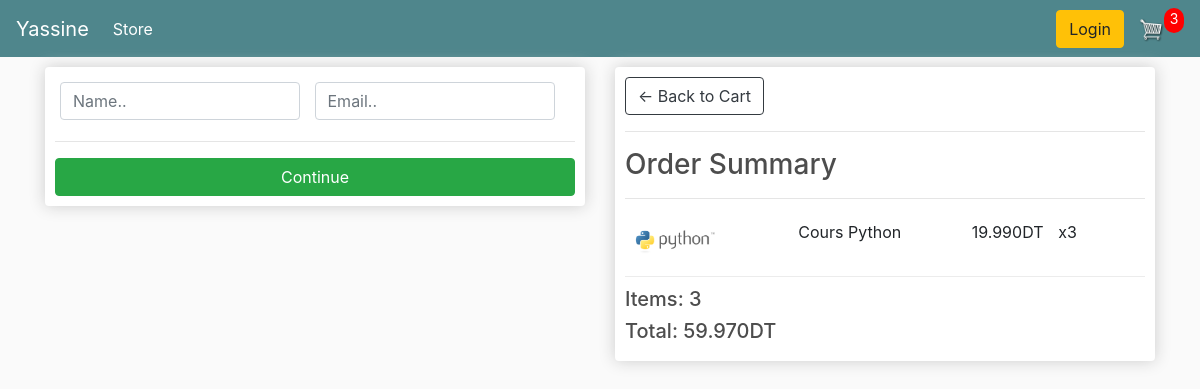
Screenshot of /checkout/ (signed in) with the database file from the repository.
### store/models.py (models this page shows, shortened)
class OrderItem(models.Model):
    product = models.ForeignKey(
        Product, on_delete=models.SET_NULL, null=True, blank=True)
    order = models.ForeignKey(
        Order, on_delete=models.SET_NULL, null=True, blank=True)
    quantity = models.IntegerField(default=0, null=True, blank=True)
    date_added = models.DateTimeField(auto_now_add=True)
    @property
    def get_total(self):
        total = self.product.price * self.quantity
        return total

class Product(models.Model):
    name = models.CharField(max_length=200, null=True)
    price = models.FloatField()
    digital = models.BooleanField(default=False, null=True, blank=False)
    image = models.ImageField(null=True, blank=True)
    @property
    def imageURL(self):
        try:
            url = self.image.url
        except:
            try:
                url = '/images/placeholder.png'
            except:
                url = ''
        return url

class Order(models.Model):
    customer = models.ForeignKey(
        Customer, on_delete=models.SET_NULL, null=True, blank=True)
    date_ordered = models.DateTimeField(auto_now_add=True)
    complete = models.BooleanField(default=False, null=True, blank=False)
    transaction_id = models.CharField(max_length=200, null=True)
    @property
    def shipping(self):
        shipping = False
        orderitems = self.orderitem_set.all()
        for i in orderitems:
            if i.product.digital == False:
                shipping = True
        return shipping
    @property
    def get_cart_total(self):
        orderitems = self.orderitem_set.all()
        total = sum([item.get_total for item in orderitems])
        return total
    @property
    def get_cart_items(self):
        orderitems = self.orderitem_set.all()
        total = sum([item.quantity for item in orderitems])
        return total

### store/views.py (the view)
# urls.py: path('checkout/', views.checkout, name="checkout"),
def checkout(request):
    if request.user.is_authenticated:
        customer = request.user.customer
        order, created = Order.objects.get_or_create(
            customer=customer, complete=False)
        items = order.orderitem_set.all()
        cartItems = order.get_cart_items
    else:
        items = []
        order = {'get_cart_total': 0, 'get_cart_items': 0, 'shipping': False}
        cartItems = order['get_cart_items']
    context = {'items': items, 'order': order, 'cartItems': cartItems}
    return render(request, "store/checkout.html", context)

### store/templates/store/checkout.html (shortened to what this page needs)
{% extends 'store/main.html' %} {% load static %} {% block content %}
<div class="row">
  <div class="col-lg-6">
    <div class="box-element" id="form-wrapper">
      <form id="form">
        <div id="user-info">
          <div class="form-field">
            <input
              required
              class="form-control"
              type="text"
              name="name"
              placeholder="Name.."
            />
          </div>
          <div class="form-field">
            <input
              required
              class="form-control"
              type="email"
              name="email"
              placeholder="Email.."
            />
          </div>
        </div>
        <hr />
        <input
          id="form-button"
          class="btn btn-success btn-block"
          type="submit"
          value="Continue"
        />
      </form>
    </div>
    <br />
  </div>
  <div class="col-lg-6">
    <div class="box-element">
      <a class="btn btn-outline-dark" href="{% url 'cart' %}"
        >&#x2190; Back to Cart</a
      >
      <hr />
      <h3>Order Summary</h3>
      <hr />
      {% for item in items %}
      <div class="cart-row">
        <div style="flex: 2">
          <img class="row-image" src="{{item.product.imageURL}}" />
        </div>
        <div style="flex: 2"><p>{{item.product.name}}</p></div>
        <div style="flex: 1"><p>{{item.product.price|floatformat:3}}DT</p></div>
        <div style="flex: 1"><p>x{{item.quantity}}</p></div>
      </div>
      {% endfor %}
      <h5>Items: {{order.get_cart_items}}</h5>
      <h5>Total: {{order.get_cart_total|floatformat:3}}DT</h5>
    </div>
  </div>
</div>
{% endblock content %}

### static/css/main.css (style rules this page uses)
body { background-color: hsl(0, 0%, 98%); }
h1, h2, h3, h4, h5, h6 { color: hsl(0, 0%, 30%); }
.box-element { box-shadow: hsl(0, 0%, 80%) 0 0 16px; background-color: #fff; border-radius: 4px; padding: 10px; }
.col-lg-4, .col-lg-6, .col-lg-8, .col-lg-12 { margin-top: 10px; }
.row-image { width: 100px; }
.form-field { width: 250px; display: inline-block; padding: 5px; }
.cart-row { display: flex; align-items: flex-stretch; padding-bottom: 10px; margin-bottom: 10px; border-bottom: 1px solid #ececec; }
.cart-row { align-items: center; }
.cart-row div p { vertical-align: middle; }

### rows the page displays
OrderItem: product.imageURL (picture), product.name "Cours Python", product.price "19.990", quantity "3"
Order: get_cart_items "3", get_cart_total "59.970"

### other values shown
{{ cartItems }} "3"
